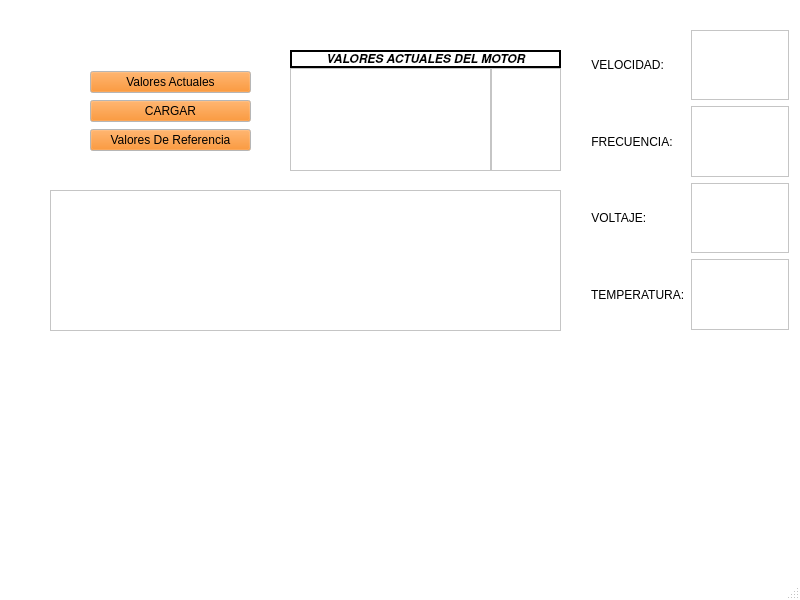
<?xml version="1.0" encoding="UTF-8"?>
<ui version="4.0">
 <class>MainWindow</class>
 <widget class="QMainWindow" name="MainWindow">
  <property name="geometry">
   <rect>
    <x>0</x>
    <y>0</y>
    <width>800</width>
    <height>600</height>
   </rect>
  </property>
  <property name="palette">
   <palette>
    <active>
     <colorrole role="WindowText">
      <brush brushstyle="SolidPattern">
       <color alpha="255">
        <red>0</red>
        <green>0</green>
        <blue>0</blue>
       </color>
      </brush>
     </colorrole>
     <colorrole role="Button">
      <brush brushstyle="SolidPattern">
       <color alpha="255">
        <red>245</red>
        <green>121</green>
        <blue>0</blue>
       </color>
      </brush>
     </colorrole>
     <colorrole role="Light">
      <brush brushstyle="SolidPattern">
       <color alpha="255">
        <red>255</red>
        <green>255</green>
        <blue>255</blue>
       </color>
      </brush>
     </colorrole>
     <colorrole role="Midlight">
      <brush brushstyle="SolidPattern">
       <color alpha="255">
        <red>255</red>
        <green>255</green>
        <blue>255</blue>
       </color>
      </brush>
     </colorrole>
     <colorrole role="Dark">
      <brush brushstyle="SolidPattern">
       <color alpha="255">
        <red>127</red>
        <green>127</green>
        <blue>127</blue>
       </color>
      </brush>
     </colorrole>
     <colorrole role="Mid">
      <brush brushstyle="SolidPattern">
       <color alpha="255">
        <red>170</red>
        <green>170</green>
        <blue>170</blue>
       </color>
      </brush>
     </colorrole>
     <colorrole role="Text">
      <brush brushstyle="SolidPattern">
       <color alpha="255">
        <red>0</red>
        <green>0</green>
        <blue>0</blue>
       </color>
      </brush>
     </colorrole>
     <colorrole role="BrightText">
      <brush brushstyle="SolidPattern">
       <color alpha="255">
        <red>255</red>
        <green>255</green>
        <blue>255</blue>
       </color>
      </brush>
     </colorrole>
     <colorrole role="ButtonText">
      <brush brushstyle="SolidPattern">
       <color alpha="255">
        <red>0</red>
        <green>0</green>
        <blue>0</blue>
       </color>
      </brush>
     </colorrole>
     <colorrole role="Base">
      <brush brushstyle="SolidPattern">
       <color alpha="255">
        <red>255</red>
        <green>255</green>
        <blue>255</blue>
       </color>
      </brush>
     </colorrole>
     <colorrole role="Window">
      <brush brushstyle="SolidPattern">
       <color alpha="255">
        <red>255</red>
        <green>255</green>
        <blue>255</blue>
       </color>
      </brush>
     </colorrole>
     <colorrole role="Shadow">
      <brush brushstyle="SolidPattern">
       <color alpha="255">
        <red>0</red>
        <green>0</green>
        <blue>0</blue>
       </color>
      </brush>
     </colorrole>
     <colorrole role="AlternateBase">
      <brush brushstyle="SolidPattern">
       <color alpha="255">
        <red>255</red>
        <green>255</green>
        <blue>255</blue>
       </color>
      </brush>
     </colorrole>
     <colorrole role="ToolTipBase">
      <brush brushstyle="SolidPattern">
       <color alpha="255">
        <red>255</red>
        <green>255</green>
        <blue>220</blue>
       </color>
      </brush>
     </colorrole>
     <colorrole role="ToolTipText">
      <brush brushstyle="SolidPattern">
       <color alpha="255">
        <red>0</red>
        <green>0</green>
        <blue>0</blue>
       </color>
      </brush>
     </colorrole>
     <colorrole role="PlaceholderText">
      <brush brushstyle="SolidPattern">
       <color alpha="128">
        <red>0</red>
        <green>0</green>
        <blue>0</blue>
       </color>
      </brush>
     </colorrole>
    </active>
    <inactive>
     <colorrole role="WindowText">
      <brush brushstyle="SolidPattern">
       <color alpha="255">
        <red>0</red>
        <green>0</green>
        <blue>0</blue>
       </color>
      </brush>
     </colorrole>
     <colorrole role="Button">
      <brush brushstyle="SolidPattern">
       <color alpha="255">
        <red>245</red>
        <green>121</green>
        <blue>0</blue>
       </color>
      </brush>
     </colorrole>
     <colorrole role="Light">
      <brush brushstyle="SolidPattern">
       <color alpha="255">
        <red>255</red>
        <green>255</green>
        <blue>255</blue>
       </color>
      </brush>
     </colorrole>
     <colorrole role="Midlight">
      <brush brushstyle="SolidPattern">
       <color alpha="255">
        <red>255</red>
        <green>255</green>
        <blue>255</blue>
       </color>
      </brush>
     </colorrole>
     <colorrole role="Dark">
      <brush brushstyle="SolidPattern">
       <color alpha="255">
        <red>127</red>
        <green>127</green>
        <blue>127</blue>
       </color>
      </brush>
     </colorrole>
     <colorrole role="Mid">
      <brush brushstyle="SolidPattern">
       <color alpha="255">
        <red>170</red>
        <green>170</green>
        <blue>170</blue>
       </color>
      </brush>
     </colorrole>
     <colorrole role="Text">
      <brush brushstyle="SolidPattern">
       <color alpha="255">
        <red>0</red>
        <green>0</green>
        <blue>0</blue>
       </color>
      </brush>
     </colorrole>
     <colorrole role="BrightText">
      <brush brushstyle="SolidPattern">
       <color alpha="255">
        <red>255</red>
        <green>255</green>
        <blue>255</blue>
       </color>
      </brush>
     </colorrole>
     <colorrole role="ButtonText">
      <brush brushstyle="SolidPattern">
       <color alpha="255">
        <red>0</red>
        <green>0</green>
        <blue>0</blue>
       </color>
      </brush>
     </colorrole>
     <colorrole role="Base">
      <brush brushstyle="SolidPattern">
       <color alpha="255">
        <red>255</red>
        <green>255</green>
        <blue>255</blue>
       </color>
      </brush>
     </colorrole>
     <colorrole role="Window">
      <brush brushstyle="SolidPattern">
       <color alpha="255">
        <red>255</red>
        <green>255</green>
        <blue>255</blue>
       </color>
      </brush>
     </colorrole>
     <colorrole role="Shadow">
      <brush brushstyle="SolidPattern">
       <color alpha="255">
        <red>0</red>
        <green>0</green>
        <blue>0</blue>
       </color>
      </brush>
     </colorrole>
     <colorrole role="AlternateBase">
      <brush brushstyle="SolidPattern">
       <color alpha="255">
        <red>255</red>
        <green>255</green>
        <blue>255</blue>
       </color>
      </brush>
     </colorrole>
     <colorrole role="ToolTipBase">
      <brush brushstyle="SolidPattern">
       <color alpha="255">
        <red>255</red>
        <green>255</green>
        <blue>220</blue>
       </color>
      </brush>
     </colorrole>
     <colorrole role="ToolTipText">
      <brush brushstyle="SolidPattern">
       <color alpha="255">
        <red>0</red>
        <green>0</green>
        <blue>0</blue>
       </color>
      </brush>
     </colorrole>
     <colorrole role="PlaceholderText">
      <brush brushstyle="SolidPattern">
       <color alpha="128">
        <red>0</red>
        <green>0</green>
        <blue>0</blue>
       </color>
      </brush>
     </colorrole>
    </inactive>
    <disabled>
     <colorrole role="WindowText">
      <brush brushstyle="SolidPattern">
       <color alpha="255">
        <red>127</red>
        <green>127</green>
        <blue>127</blue>
       </color>
      </brush>
     </colorrole>
     <colorrole role="Button">
      <brush brushstyle="SolidPattern">
       <color alpha="255">
        <red>245</red>
        <green>121</green>
        <blue>0</blue>
       </color>
      </brush>
     </colorrole>
     <colorrole role="Light">
      <brush brushstyle="SolidPattern">
       <color alpha="255">
        <red>255</red>
        <green>255</green>
        <blue>255</blue>
       </color>
      </brush>
     </colorrole>
     <colorrole role="Midlight">
      <brush brushstyle="SolidPattern">
       <color alpha="255">
        <red>255</red>
        <green>255</green>
        <blue>255</blue>
       </color>
      </brush>
     </colorrole>
     <colorrole role="Dark">
      <brush brushstyle="SolidPattern">
       <color alpha="255">
        <red>127</red>
        <green>127</green>
        <blue>127</blue>
       </color>
      </brush>
     </colorrole>
     <colorrole role="Mid">
      <brush brushstyle="SolidPattern">
       <color alpha="255">
        <red>170</red>
        <green>170</green>
        <blue>170</blue>
       </color>
      </brush>
     </colorrole>
     <colorrole role="Text">
      <brush brushstyle="SolidPattern">
       <color alpha="255">
        <red>127</red>
        <green>127</green>
        <blue>127</blue>
       </color>
      </brush>
     </colorrole>
     <colorrole role="BrightText">
      <brush brushstyle="SolidPattern">
       <color alpha="255">
        <red>255</red>
        <green>255</green>
        <blue>255</blue>
       </color>
      </brush>
     </colorrole>
     <colorrole role="ButtonText">
      <brush brushstyle="SolidPattern">
       <color alpha="255">
        <red>127</red>
        <green>127</green>
        <blue>127</blue>
       </color>
      </brush>
     </colorrole>
     <colorrole role="Base">
      <brush brushstyle="SolidPattern">
       <color alpha="255">
        <red>255</red>
        <green>255</green>
        <blue>255</blue>
       </color>
      </brush>
     </colorrole>
     <colorrole role="Window">
      <brush brushstyle="SolidPattern">
       <color alpha="255">
        <red>255</red>
        <green>255</green>
        <blue>255</blue>
       </color>
      </brush>
     </colorrole>
     <colorrole role="Shadow">
      <brush brushstyle="SolidPattern">
       <color alpha="255">
        <red>0</red>
        <green>0</green>
        <blue>0</blue>
       </color>
      </brush>
     </colorrole>
     <colorrole role="AlternateBase">
      <brush brushstyle="SolidPattern">
       <color alpha="255">
        <red>255</red>
        <green>255</green>
        <blue>255</blue>
       </color>
      </brush>
     </colorrole>
     <colorrole role="ToolTipBase">
      <brush brushstyle="SolidPattern">
       <color alpha="255">
        <red>255</red>
        <green>255</green>
        <blue>220</blue>
       </color>
      </brush>
     </colorrole>
     <colorrole role="ToolTipText">
      <brush brushstyle="SolidPattern">
       <color alpha="255">
        <red>0</red>
        <green>0</green>
        <blue>0</blue>
       </color>
      </brush>
     </colorrole>
     <colorrole role="PlaceholderText">
      <brush brushstyle="SolidPattern">
       <color alpha="128">
        <red>0</red>
        <green>0</green>
        <blue>0</blue>
       </color>
      </brush>
     </colorrole>
    </disabled>
   </palette>
  </property>
  <property name="cursor">
   <cursorShape>ArrowCursor</cursorShape>
  </property>
  <property name="windowTitle">
   <string>MainWindow</string>
  </property>
  <widget class="QWidget" name="centralwidget">
   <widget class="QWidget" name="verticalLayoutWidget">
    <property name="geometry">
     <rect>
      <x>90</x>
      <y>70</y>
      <width>161</width>
      <height>83</height>
     </rect>
    </property>
    <layout class="QVBoxLayout" name="verticalLayout">
     <item>
      <widget class="QPushButton" name="ValoresActuales">
       <property name="text">
        <string>Valores Actuales</string>
       </property>
      </widget>
     </item>
     <item>
      <widget class="QPushButton" name="CARGAR">
       <property name="text">
        <string>CARGAR</string>
       </property>
      </widget>
     </item>
     <item>
      <widget class="QPushButton" name="ValoresDeReferencia">
       <property name="text">
        <string>Valores De Referencia</string>
       </property>
      </widget>
     </item>
    </layout>
   </widget>
   <widget class="QWidget" name="verticalLayoutWidget_2">
    <property name="geometry">
     <rect>
      <x>290</x>
      <y>50</y>
      <width>271</width>
      <height>121</height>
     </rect>
    </property>
    <layout class="QVBoxLayout" name="verticalLayout_2" stretch="0,0">
     <property name="spacing">
      <number>0</number>
     </property>
     <item>
      <widget class="QLabel" name="label">
       <property name="palette">
        <palette>
         <active>
          <colorrole role="BrightText">
           <brush brushstyle="SolidPattern">
            <color alpha="255">
             <red>114</red>
             <green>159</green>
             <blue>207</blue>
            </color>
           </brush>
          </colorrole>
          <colorrole role="Base">
           <brush brushstyle="SolidPattern">
            <color alpha="255">
             <red>114</red>
             <green>159</green>
             <blue>207</blue>
            </color>
           </brush>
          </colorrole>
         </active>
         <inactive>
          <colorrole role="BrightText">
           <brush brushstyle="SolidPattern">
            <color alpha="255">
             <red>114</red>
             <green>159</green>
             <blue>207</blue>
            </color>
           </brush>
          </colorrole>
          <colorrole role="Base">
           <brush brushstyle="SolidPattern">
            <color alpha="255">
             <red>114</red>
             <green>159</green>
             <blue>207</blue>
            </color>
           </brush>
          </colorrole>
         </inactive>
         <disabled>
          <colorrole role="BrightText">
           <brush brushstyle="SolidPattern">
            <color alpha="255">
             <red>114</red>
             <green>159</green>
             <blue>207</blue>
            </color>
           </brush>
          </colorrole>
          <colorrole role="Base">
           <brush brushstyle="SolidPattern">
            <color alpha="255">
             <red>239</red>
             <green>239</green>
             <blue>239</blue>
            </color>
           </brush>
          </colorrole>
         </disabled>
        </palette>
       </property>
       <property name="font">
        <font>
         <family>Nimbus Sans L</family>
         <weight>75</weight>
         <italic>true</italic>
         <bold>true</bold>
        </font>
       </property>
       <property name="mouseTracking">
        <bool>false</bool>
       </property>
       <property name="frameShape">
        <enum>QFrame::WinPanel</enum>
       </property>
       <property name="frameShadow">
        <enum>QFrame::Plain</enum>
       </property>
       <property name="text">
        <string>VALORES ACTUALES DEL MOTOR</string>
       </property>
       <property name="alignment">
        <set>Qt::AlignCenter</set>
       </property>
      </widget>
     </item>
     <item>
      <layout class="QHBoxLayout" name="horizontalLayout" stretch="0,1">
       <property name="spacing">
        <number>0</number>
       </property>
       <item>
        <widget class="QTextBrowser" name="conts"/>
       </item>
       <item>
        <widget class="QTextBrowser" name="textBrowser"/>
       </item>
      </layout>
     </item>
    </layout>
   </widget>
   <widget class="QTableWidget" name="tableWidget">
    <property name="geometry">
     <rect>
      <x>50</x>
      <y>190</y>
      <width>511</width>
      <height>141</height>
     </rect>
    </property>
   </widget>
   <widget class="QWidget" name="gridLayoutWidget">
    <property name="geometry">
     <rect>
      <x>588</x>
      <y>30</y>
      <width>201</width>
      <height>300</height>
     </rect>
    </property>
    <layout class="QGridLayout" name="gridLayout">
     <item row="0" column="1">
      <widget class="QTextBrowser" name="VEL"/>
     </item>
     <item row="1" column="1">
      <widget class="QTextBrowser" name="FREC"/>
     </item>
     <item row="2" column="1">
      <widget class="QTextBrowser" name="VOL"/>
     </item>
     <item row="3" column="1">
      <widget class="QTextBrowser" name="TEMP"/>
     </item>
     <item row="0" column="0">
      <widget class="QLabel" name="label_2">
       <property name="text">
        <string> VELOCIDAD:</string>
       </property>
      </widget>
     </item>
     <item row="1" column="0">
      <widget class="QLabel" name="label_3">
       <property name="text">
        <string> FRECUENCIA:</string>
       </property>
      </widget>
     </item>
     <item row="2" column="0">
      <widget class="QLabel" name="label_4">
       <property name="text">
        <string> VOLTAJE:</string>
       </property>
      </widget>
     </item>
     <item row="3" column="0">
      <widget class="QLabel" name="label_5">
       <property name="text">
        <string> TEMPERATURA:</string>
       </property>
      </widget>
     </item>
    </layout>
   </widget>
  </widget>
  <widget class="QMenuBar" name="menubar">
   <property name="geometry">
    <rect>
     <x>0</x>
     <y>0</y>
     <width>800</width>
     <height>20</height>
    </rect>
   </property>
  </widget>
  <widget class="QStatusBar" name="statusbar"/>
 </widget>
 <resources/>
 <connections/>
</ui>
